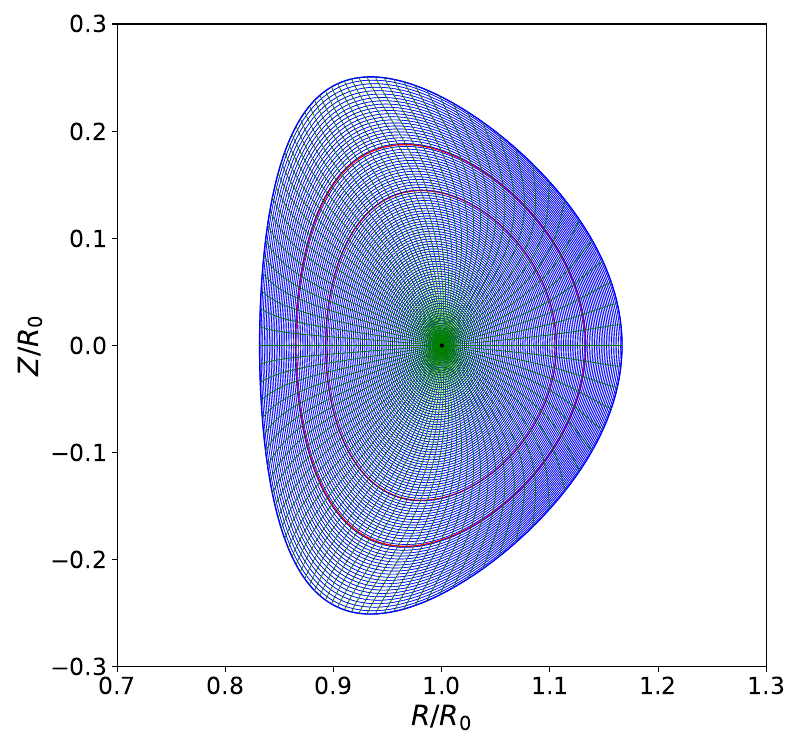

Write Python code to recreate this figure.
# Flux.py

# Plots r, theta coordinate system in R, Z plane.
# Also shows rational surfaces, wall, and RMP coils.

import math
import numpy as np
import matplotlib.pyplot as plt
import netCDF4 as nc

fn   = 'Equilibrium1.nc'
ds   = nc.Dataset (fn)
para = ds['para']
R    = ds['R']
Z    = ds['Z']
r    = ds['rr']
Req  = ds['R_eq']
Zeq  = ds['Z_eq']

epsa = para[0]

RR = np.asarray(R);
ZZ = np.asarray(Z);
rr = np.asarray(r);
nf = RR.shape[0]
nt = RR.shape[1]                

fn1   = 'TJ1.nc'
ds1   = nc.Dataset (fn1)
rres  = np.asarray(ds1['r_res'])

rrex = rres[0]

fn2   = 'TJ2.nc'
ds2   = nc.Dataset (fn2)
rre2  = np.asarray(ds2['r_res'])

fig = plt.figure (figsize = (8.0, 7.5))
fig.canvas.manager.set_window_title (r'TJ Code: r, theta Coordinate System')
plt.rc ('xtick', labelsize = 17) 
plt.rc ('ytick', labelsize = 17) 

plt.subplot(1, 1, 1)

scale = 1.5*epsa
plt.xlim (1.-scale, 1.+scale)
plt.ylim (-scale, scale)

for n in range (0, nf, 10):
    plt.plot (R[n], Z[n],   color = 'blue', linewidth = 0.1, linestyle = 'solid')
plt.plot (R[nf-1], Z[nf-1], color = 'blue', linewidth = 0.5, linestyle = 'solid')    

for n in range (0, nt-1, 10):
    plt.plot (R[:,n], Z[:,n], color = 'green', linewidth = 0.1, linestyle = 'solid')

for n in range (0, nf, 10):
    plt.plot (R[n], Z[n], color = 'blue', linewidth = 0.5, linestyle = 'solid')

plt.plot (R[-1], Z[-1], color = 'blue', linewidth = 1.0, linestyle = 'solid')    

for n in range (0, nt-1, 10):
    plt.plot (R[:,n], Z[:,n], color = 'green', linewidth = 0.5, linestyle = 'solid')

plt.contour (RR, ZZ, rr, levels=[rre2[0], rres[0]], colors = 'red', linewidths = 1.)

plt.plot ([1.], [0.], marker = 'o', markersize = 2, color = "black")

plt.xlabel (r'$R/R_0$', fontsize = "20")
plt.ylabel (r'$Z/R_0$', fontsize = "20")

plt.tight_layout ()

#plt.show ()    
plt.savefig ("Flux.pdf")
